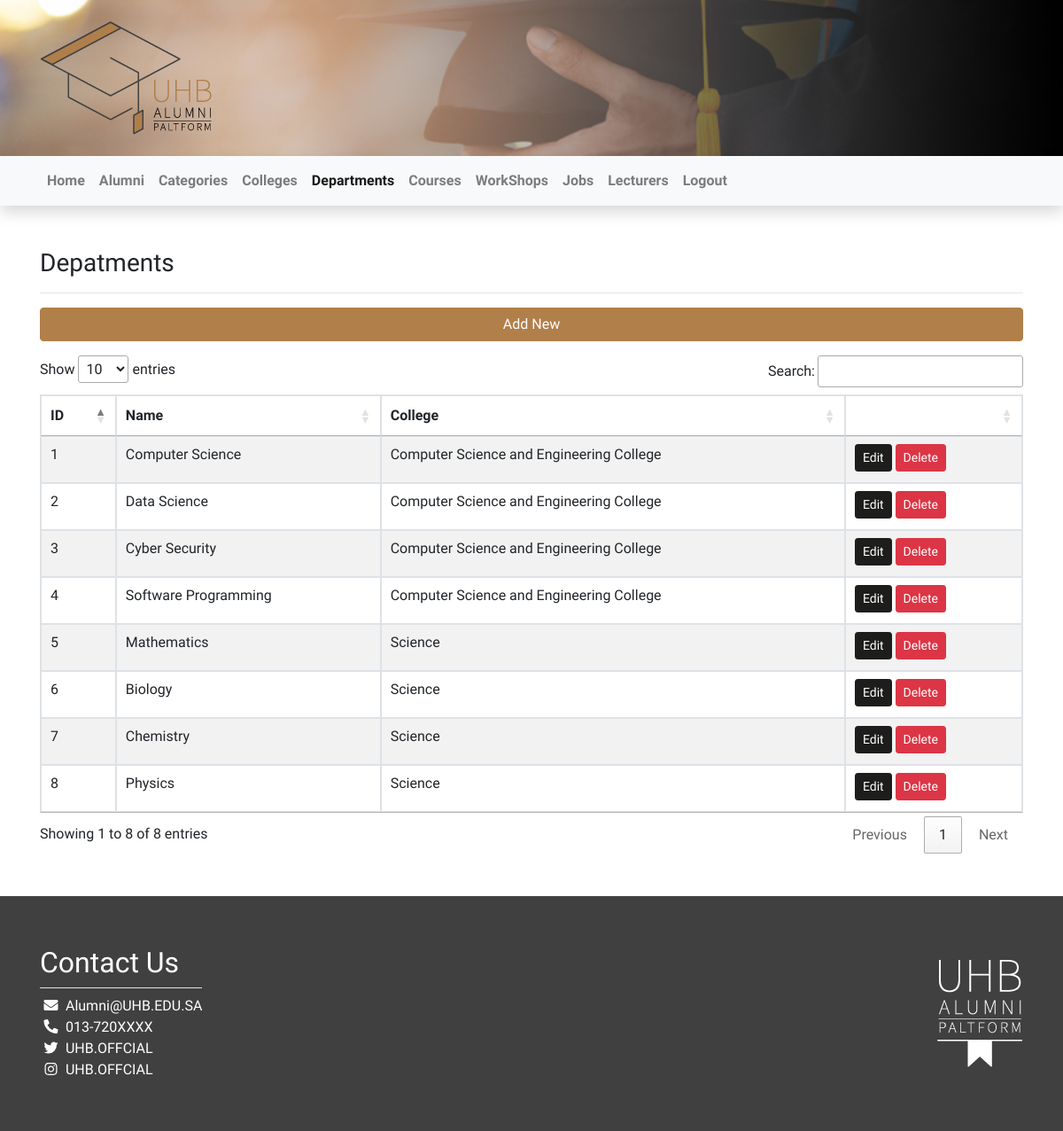
Page /Code/views/departments (signed in) on the committed database.
### tables this page shows
CREATE TABLE `departments` (
  `id` int(11) NOT NULL,
  `dept_name` varchar(255) NOT NULL,
  `college_id` int(11) NOT NULL
);

CREATE TABLE `colleges` (
  `id` int(11) NOT NULL,
  `colg_name` varchar(255) NOT NULL
);

### Code/views/departments/index.php (the view, shortened to what this page needs)
<?php
require_once "../../init/init.php";
$stmt = $con->prepare("SELECT departments.*, colleges.colg_name AS college FROM departments INNER JOIN colleges ON colleges.id = departments.college_id");
$stmt->execute();
$departments = $stmt->fetchAll();
?>
<div class="container py-5">
    <h3>Depatments</h3>
    <hr />
    <a class="btn btn-block mb-3 btn-primary" href="add.php">Add New</a>
    <div class="table-responsive">
        <table id="example" class="table table-striped  table-hover table-bordered w-100">
            <thead>
                <tr>
                    <th>ID</th>
                    <th>Name</th>
                    <th>College</th>
                    <th></th>
                </tr>
            </thead>
            <tbody>
			<?php foreach ($departments as $department): ?>
                <tr>
                    <td><?= $department['id'] ?></td>
                    <td><?= $department['dept_name'] ?></td>
                    <td><?= $department['college'] ?></td>
                    <td>
                        <a class="btn btn-sm mb-1 btn-dark" href="edit.php?id=<?= $department['id'] ?>">Edit</a>
                        <a class="btn btn-sm mb-1 btn-danger" href="delete.php?id=<?= $department['id'] ?>">Delete</a>
                    </td>
                </tr>
			<?php endforeach; ?>
            </tbody>
        </table>
    </div>
</div>
<?php require_once "../includes/footer.php"; ?>

### Code/assets/css/style.css (style rules this page uses)
body { background-repeat: no-repeat; background-size: cover; font-family: 'Cairo'; background-attachment: fixed; background-position: center; }

### rows in the picture
departments: id "1", dept_name "Computer Science", college.colg_name "Computer Science and Engineering College"
departments: id "2", dept_name "Data Science", college.colg_name "Computer Science and Engineering College"
departments: id "3", dept_name "Cyber Security", college.colg_name "Computer Science and Engineering College"
departments: id "4", dept_name "Software Programming", college.colg_name "Computer Science and Engineering College"
departments: id "5", dept_name "Mathematics", college.colg_name "Science"
departments: id "6", dept_name "Biology", college.colg_name "Science"
departments: id "7", dept_name "Chemistry", college.colg_name "Science"
departments: id "8", dept_name "Physics", college.colg_name "Science"
